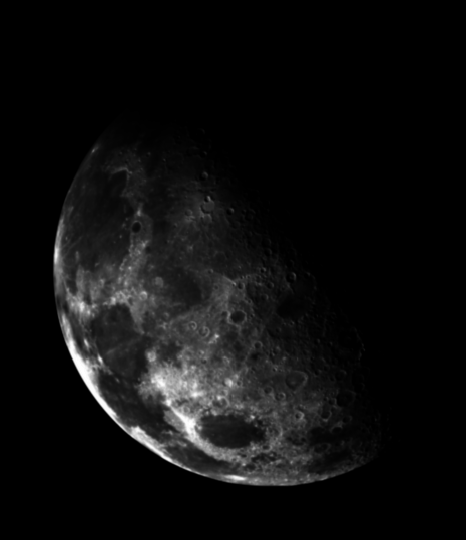
%> input picture ELE8812/TP1/Lune.tif, 466 x 540 px
$ octave partie4.m   (GNU Octave 9; MATLAB toolbox functions it lacks are replaced by stand-ins)
%> lines starting %> are read from the running program, lines starting %| are printed output that depends on the picture
%*************************************************************************%
% Fichier : amelioration.m                                                %
% Description : Script effectuant l'amélioration d'image de la photo de   %
%               la Lune.                                                  %
% Auteurs : Julien ANTOINE 1813026 & Maxime SCHMITT 1719088               %
% Date : 03/02/2016                                                       %
%*************************************************************************%

clear all;
close all;
clc;

%% Chargement de l'image
im = imread('Lune.tif');
%> im is the input picture: size 540x466 uint16; min 0, max 16384, mean 929.5
im2 = im2double(im);


%% Correction de l'exposition (filtre gamma)

% Paramètre de la transformation
gamma = 0.3;

% Correction de l'exposition (Transformation gamma)
im3 = im2.^gamma;
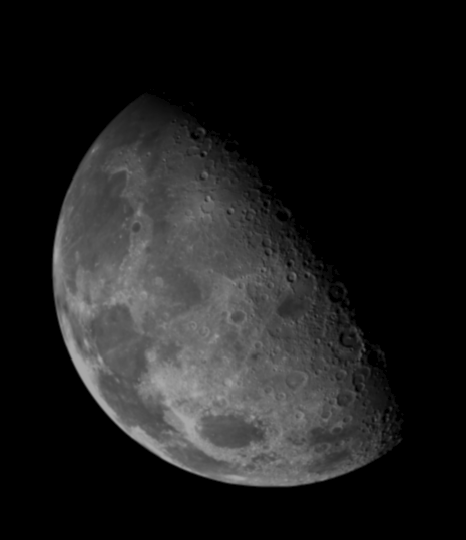
%> im3: size 540x466 double; min 0, max 0.66, mean 0.118

% m : dernier niveau non nul dans l'histogramme
m = find(imhist(im3),1,'last');
%> m = 169
% Étalement de l'histogramme
im4 = im3 .* (256/m);

% Affichage
figure(1);
subplot(3, 2, 1);
imshow(im2);
title('Image originale');
subplot(3, 2, 2);
imhist(im2);
title('Image originale');
subplot(3, 2, 3);
imshow(im3);
title(['Image après transformation gamma (\gamma = ',num2str(gamma),')']);
subplot(3, 2, 4);
imhist(im3);
title(['Histogramme après transformation gamma (\gamma = ',num2str(gamma),')']);
subplot(3, 2, 5);
imshow(im4);
title(['Image après étalement d''histogramme']);
subplot(3, 2, 6);
imhist(im4);
title(['Histogramme après étalement']);

% Ecriture du fichier
% imwrite(im3,'luneClaire.png');


%% Affinage de l'image et égalisation d'histogramme

% Paramètres
sigma = 0.5;                 % Ecart-type du filtre gaussien
c = 10;                      % Coefficient de réhaussement
taille = 2*ceil(2*sigma)+1;  % Taille du filtre (nombre impair >= 3)

% Affinage de l'image
% Application du filtre gaussien d'écart type sigma
im4floue = imgaussfilt(im4,sigma,'FilterSize',taille);

% Différence entre l'image originale et l'image floue
diff = im4 - im4floue;
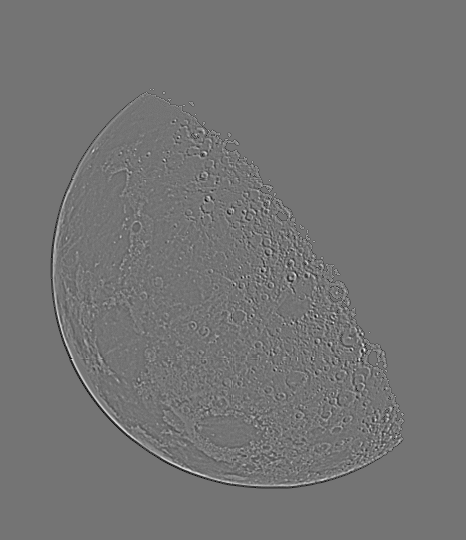
%> diff: size 540x466 double; min -0.0363, max 0.0431, mean 5.13e-17; drawn with min black and max white
% Affinage de l'image (rehaussement)
im5 = im4 + c * diff;
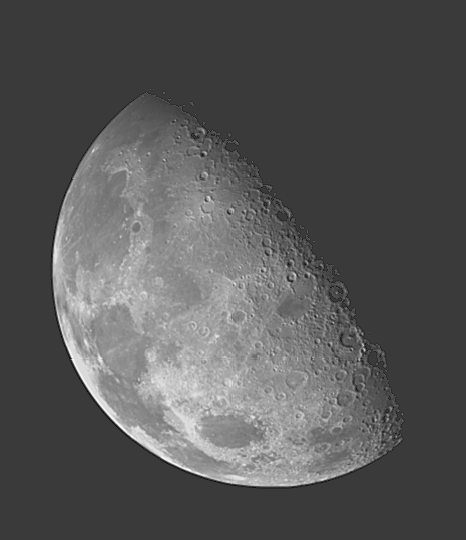
%> im5: size 540x466 double; min -0.363, max 1.23, mean 0.179; drawn with min black and max white

% Affichage
figure(2);
subplot(3, 2, 1);
imshow(im2);
title('Image originale');
subplot(3, 2, 2);
imhist(im2);
title('Image originale');
subplot(3, 2, 3);
imshow(im4);
title('Image à l''étape précédente');
subplot(3, 2, 4);
imhist(im4);
title('Histogramme de l''image à l''étape précédente');
subplot(3, 2, 5);
imshow(im5);
title('Image affinée');
subplot(3, 2, 6);
imhist(im5);
title('Histogramme de l''image affinée');
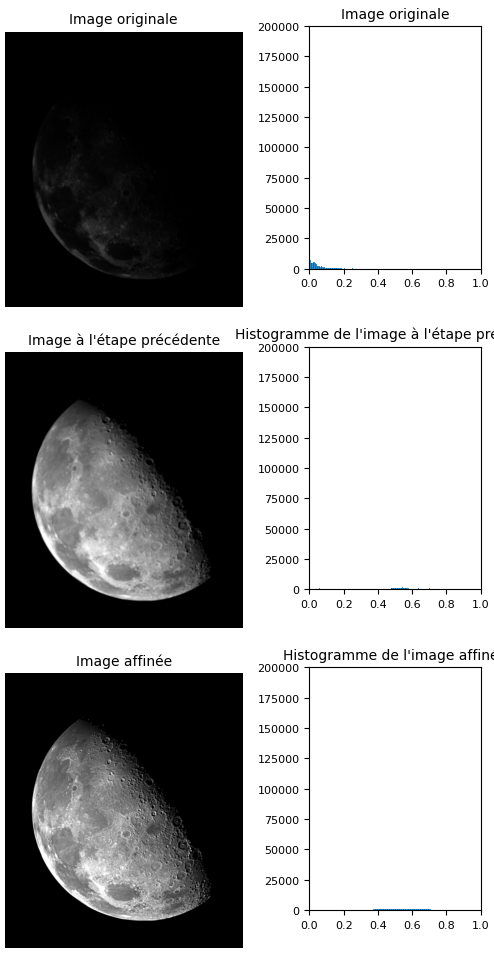
%> figure redrawn from the program's plot data, 6 panels

% Ecriture du fichier
% imwrite(im4,['netteG',num2str(sigma),'T',num2str(taille),'C',num2str(c),'.png']);

%% Égalisation de l'histogramme
im6 = histeq(im5);
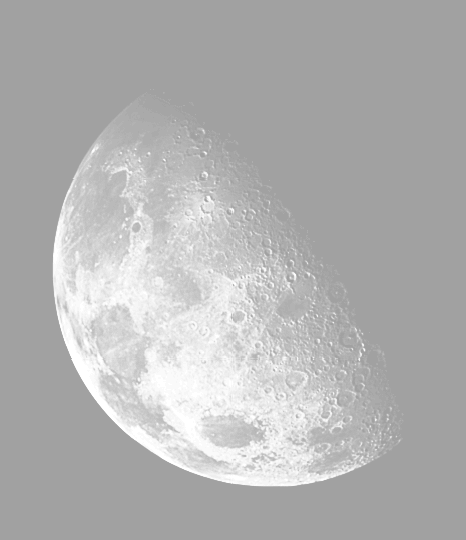
%> im6: size 540x466 double; min 0.635, max 1, mean 0.701

% Après égalisation, on constate que seule une partie des tons de gris est
% utilisée, on "étale" à nouveau l'histogramme pour corriger cela.
min = find(imhist(im6),1);
%> min = 163
max = find(imhist(im6),1, 'last');
%> max = 256
im7 = (im6 - min/256) .* (256/(max - min));
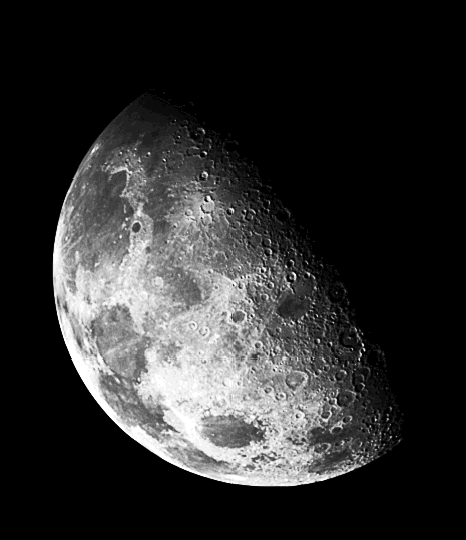
%> im7: size 540x466 double; min -0.00495, max 1, mean 0.177; drawn with min black and max white

figure(3);
subplot(2, 2, 1);
imshow(im6);
title('Image égalisée');
subplot(2, 2, 2);
imhist(im6);
title('Histogramme égalisé');
subplot(2, 2, 3);
imshow(im7);
title('Image après étalement d''histogramme');
subplot(2, 2, 4);
imhist(im7);
title('Histogramme après étalement');
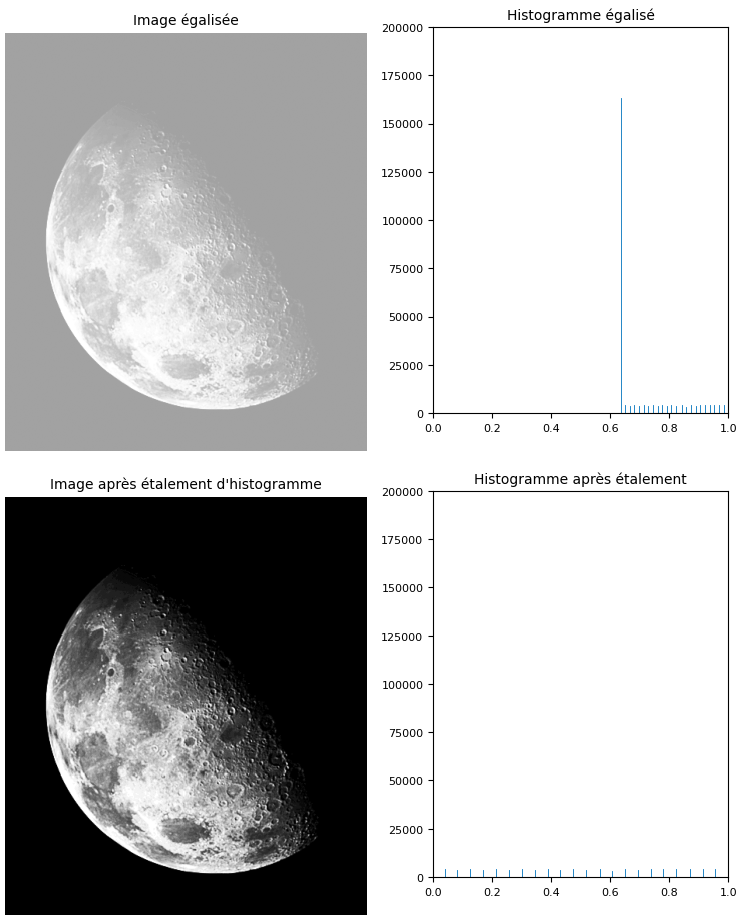
%> figure redrawn from the program's plot data, 4 panels

%% Affichage comparatif avant/après traitement
figure(4);
subplot(1, 2, 1);
imshow(im2);
title('Image originale');
subplot(1, 2, 2);
imshow(im7);
title('Image finale');
